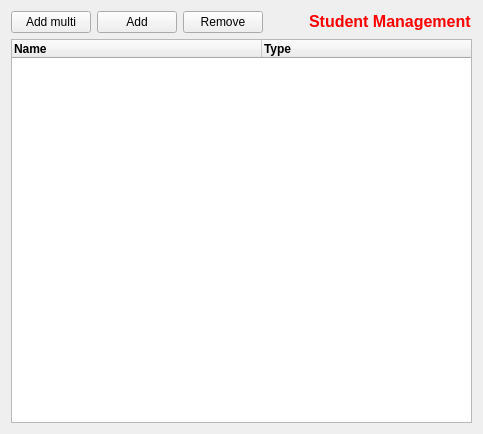
<?xml version="1.0" encoding="UTF-8"?>
<ui version="4.0">
 <class>Widget</class>
 <widget class="QWidget" name="Widget">
  <property name="geometry">
   <rect>
    <x>0</x>
    <y>0</y>
    <width>450</width>
    <height>434</height>
   </rect>
  </property>
  <property name="windowTitle">
   <string>Widget</string>
  </property>
  <layout class="QVBoxLayout" name="verticalLayout">
   <item>
    <layout class="QHBoxLayout" name="horizontalLayout">
     <item>
      <widget class="QPushButton" name="addingMultButton">
       <property name="text">
        <string>Add multi</string>
       </property>
      </widget>
     </item>
     <item>
      <widget class="QPushButton" name="addingButton">
       <property name="text">
        <string>Add</string>
       </property>
      </widget>
     </item>
     <item>
      <widget class="QPushButton" name="removingButton">
       <property name="text">
        <string>Remove</string>
       </property>
      </widget>
     </item>
     <item>
      <spacer name="horizontalSpacer">
       <property name="orientation">
        <enum>Qt::Horizontal</enum>
       </property>
       <property name="sizeType">
        <enum>QSizePolicy::Minimum</enum>
       </property>
       <property name="sizeHint" stdset="0">
        <size>
         <width>40</width>
         <height>20</height>
        </size>
       </property>
      </spacer>
     </item>
     <item>
      <widget class="QLabel" name="label">
       <property name="text">
        <string>&lt;html&gt;&lt;head/&gt;&lt;body&gt;&lt;p&gt;&lt;span style=&quot; font-size:12pt; font-weight:600; color:#ff0000;&quot;&gt;Student Management&lt;/span&gt;&lt;/p&gt;&lt;/body&gt;&lt;/html&gt;</string>
       </property>
      </widget>
     </item>
    </layout>
   </item>
   <item>
    <widget class="QTreeWidget" name="studentManagementEdit">
     <property name="columnCount">
      <number>2</number>
     </property>
     <attribute name="headerVisible">
      <bool>true</bool>
     </attribute>
     <attribute name="headerMinimumSectionSize">
      <number>39</number>
     </attribute>
     <attribute name="headerDefaultSectionSize">
      <number>250</number>
     </attribute>
     <attribute name="headerHighlightSections">
      <bool>false</bool>
     </attribute>
     <attribute name="headerShowSortIndicator" stdset="0">
      <bool>false</bool>
     </attribute>
     <attribute name="headerStretchLastSection">
      <bool>true</bool>
     </attribute>
     <column>
      <property name="text">
       <string>Name</string>
      </property>
      <property name="font">
       <font>
        <weight>75</weight>
        <bold>true</bold>
       </font>
      </property>
     </column>
     <column>
      <property name="text">
       <string>Type</string>
      </property>
      <property name="font">
       <font>
        <weight>75</weight>
        <bold>true</bold>
       </font>
      </property>
     </column>
    </widget>
   </item>
  </layout>
 </widget>
 <tabstops>
  <tabstop>addingButton</tabstop>
  <tabstop>studentManagementEdit</tabstop>
  <tabstop>removingButton</tabstop>
 </tabstops>
 <resources/>
 <connections/>
</ui>
